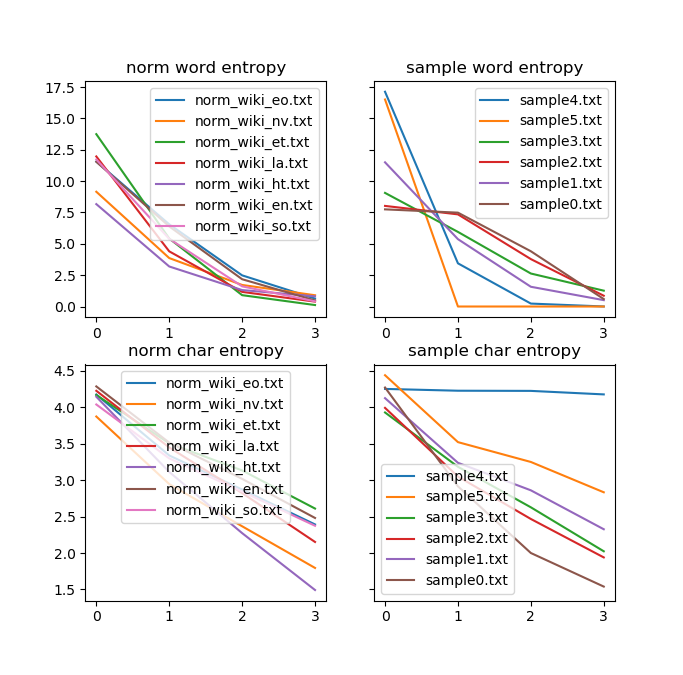

The script that drew this image:
import numpy as np
from matplotlib import pyplot as plt
from os import listdir

# sample 1, 3 are correct languages

def get_prob_dict(data, n=1, separator=''):
	entries = len(data) - n + 1
	occurs = {}
	for i in range(entries):
		key = separator.join(data[i:i + n])
		if key not in occurs:
			occurs[key] = 0
		occurs[key] += 1
	probs = {}
	for k, v in occurs.items():
		probs[k] = v / entries
	return probs


def get_char_entropy(data, n):
	chars = list(data)
	probs1 = get_prob_dict(chars, n + 1)
	probs0 = get_prob_dict(chars, n)
	ent = 0
	for k, v in probs1.items():
		key = k[:len(k) - 1]
		d = probs0[key]
		ent += v * np.log2(d / v)
	return ent


def get_word_entropy(data, n):
	words = data.split()
	probs1 = get_prob_dict(words, n + 1, separator=' ')
	probs0 = get_prob_dict(words, n, separator=' ')
	ent = 0
	for k, v in probs1.items():
		chain = k.split()
		key = ' '.join(chain[:len(chain) - 1])
		d = probs0[key]
		ent += v * np.log2(d / v)
	return ent


files = listdir("data/entropy")
fig, axarr = plt.subplots(2, 2, sharey='row')
for f in files:
	print("Processing file " + f)
	file = open("data/entropy/" + f)
	data = file.read()
	word_entarr = []
	char_entarr = []
	for i in range(0, 4):
		word_entarr.append(get_word_entropy(data, i))
		char_entarr.append(get_char_entropy(data, i))
		print("*" + str(i) + ": word=" + str(word_entarr[-1]) + " char=" + str(char_entarr[-1]))

	if f.startswith("norm"):
		axarr[0, 0].plot(range(0, 4), word_entarr, label=f)
		axarr[1, 0].plot(range(0, 4), char_entarr, label=f)
	else:
		axarr[0, 1].plot(range(0, 4), word_entarr, label=f)
		axarr[1, 1].plot(range(0, 4), char_entarr, label=f)

axarr[0, 0].set_title("norm word entropy")
axarr[0, 0].legend()
axarr[0, 1].set_title("sample word entropy")
axarr[0, 1].legend()
axarr[1, 0].set_title("norm char entropy")
axarr[1, 0].legend()
axarr[1, 1].set_title("sample char entropy")
axarr[1, 1].legend()
plt.show()
